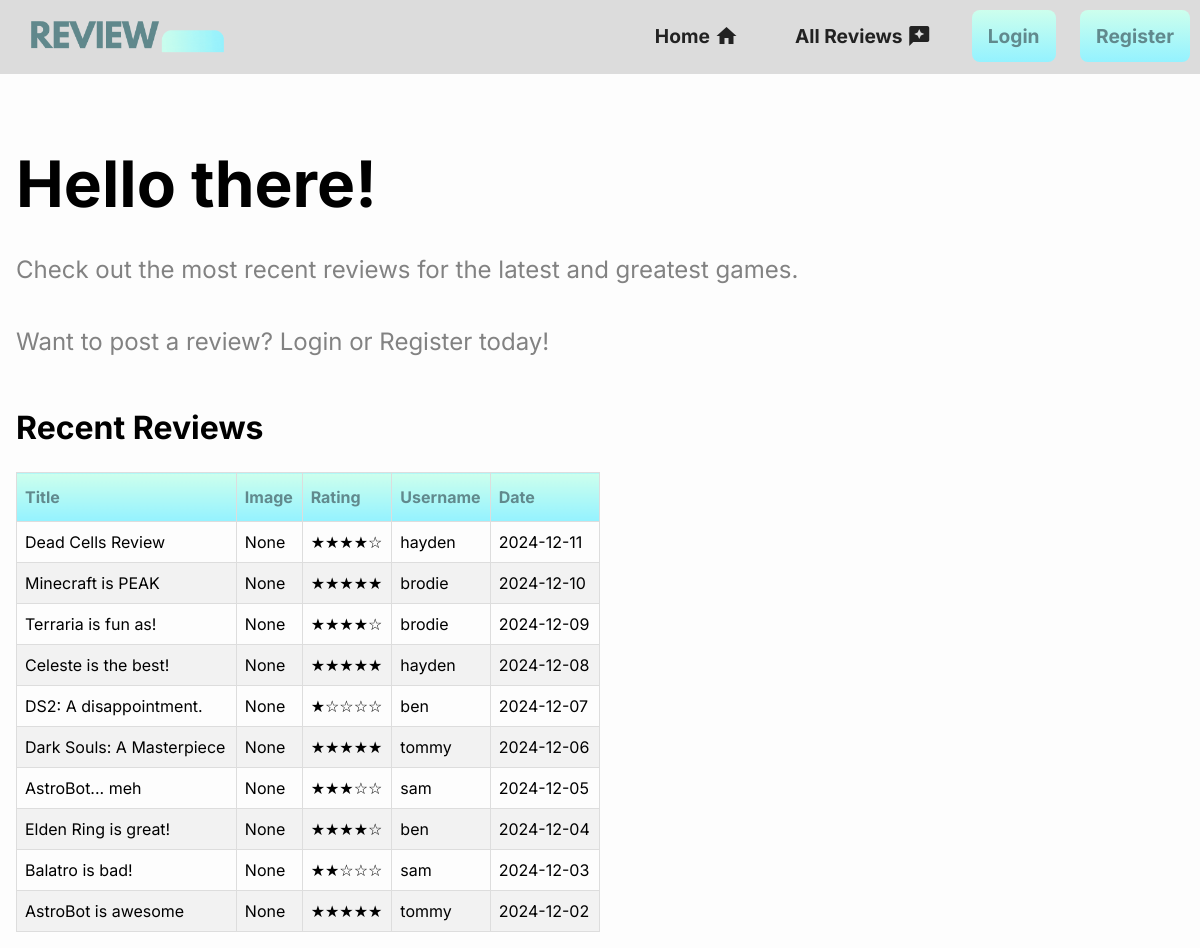
The page / on the database its author committed.
### tables this page shows
CREATE TABLE "Reviews"(id INTEGER PRIMARY KEY AUTOINCREMENT,
                     title TEXT NOT NULL,
                     reviewDate TEXT NOT NULL,
                     reviewerName TEXT NOT NULL,
                     rating INTEGER NOT NULL,
                     reviewText TEXT NOT NULL UNIQUE, 
                     reviewImage BLOB );

### main.py (the view)
@app.route("/")
def Home():
    reviewData = getAllReviews()
    return render_template("index.html", reviews=reviewData) # Renders homepage and sets the review data to a useable variable

### db.py (called while the page is built)
def getDB():
    db = sqlite3.connect(".database/reviewos.db")
    db.row_factory = sqlite3.Row
    return db

def getAllReviews():
    db = getDB()
    reviews = db.execute("SELECT * FROM Reviews ORDER BY reviewDate DESC").fetchall()
    db.close()
    return reviews

### templates/index.html
{% extends "base.html" %}
{% block content %}
<div class="container">
    {% if session['username'] %}
        <h1>Welcome back, {{ session['username'] }}</h1>
        <p>Check out the most recent reviews for the latest and greatest games. <br><br>Want to post a review?</p>
        <button><a class="bg" href="/postreview">Post Review <span class="inline-icon material-icons">edit</span></a></button>
    {% else %}
        <h1>Hello there!</h1>
        <p>Check out the most recent reviews for the latest and greatest games. <br><br>Want to post a review? Login or Register today!</p>
    {% endif %}
</div>
<br>
<h2>Recent Reviews</h2>
<table class="reviews_table">
    <thead>
        <th>Title</th>
        <th>Image</th>
        <th>Rating</th>
        <th>Username</th>
        <th>Date</th>
    </thead>
    <tbody>
        {% for review in reviews %}
        <tr>
            <td>{{ review['title'] }}</td>
            <td>{{ review['reviewImage'] }}</td>
            <td>{{ '★'*review['rating'] + '☆'*(5-review['rating']) }}</td>
            <td>{{ review['reviewerName'] }}</td>
            <td>{{ review['reviewDate'] }}</td>
        </tr>
        {% endfor %}
    </tbody>
</table>
{% endblock %}

### templates/base.html (shortened to what this page needs)
<!DOCTYPE html>
<html lang="en">
<head>
    <link rel="stylesheet" href="static/css/style.css" />
</head>
<body>
    <nav>
        <div>
            <img class="title" src="static/images/ReviewOS logo.gif" alt="ReviewOS logo">
            <div class="nav_button">
                <a href="/">Home <span class="inline-icon material-icons">home</span></a>
                {% if not session['username'] %}
                    <a href="/allreviews">All Reviews <span class="inline-icon material-icons">reviews</span></a>
                    <a class="bg" href="/login">Login</a>
                    <a class="bg" href="/register">Register</a>
                {% endif %}
            </div>
        </div>
    </nav>
    <main>
        {% block content %}
        {% endblock %}
    </main>
</body>
</html>

### static/css/style.css (style rules this page uses)
.inline-icon { vertical-align: text-bottom; }
* { padding: 0; margin: 0; box-sizing: border-box; font-family: "Inter", sans-serif; }
body { background: #fdfdfd; font-size: 1rem; }
main { max-width: 100%; margin: auto; padding: 1rem; line-height: 1.5; }
h1 { font-size: 4rem; padding-top: 120px; padding-bottom: 20px; }
h2 { font-size: 2rem; padding-bottom: 20px; font-weight: bolder; }
p { font-size: 1.5rem; color: rgb(130, 130, 130); font-weight: normal; padding-bottom: 20px; }
.title { float: left; padding: 20px; width: 250px; height: 250px; margin: -88px 0; }
.nav_button { float: right; }
nav { overflow: hidden; background-color: gainsboro; text-align: center; position: fixed; z-index: 1030; width: 100%; }
nav a { display: inline-block; color: rgb(34, 34, 34); border-radius: 8px; padding: 14px 16px; text-decoration: none; font-size: 1.2em; font-weight: bold; margin: 10px; }
nav a.bg { background-image: linear-gradient(rgb(205, 255, 237), rgb(148, 242, 255)); color: rgb(97, 137, 141); }
a { color: rgb(97, 137, 141); text-decoration: none; }
.reviews_table { font-family: "Inter", sans-serif; border-collapse: collapse; width: 50%; }
.reviews_table td, .reviews_table th { border: 1px solid #ddd; padding: 8px; }
.reviews_table tr:nth-child(even) { background-color: #f2f2f2; }
.reviews_table th { padding-top: 12px; padding-bottom: 12px; text-align: left; background-image: linear-gradient(rgb(205, 255, 237), rgb(148, 242, 255)); color: rgb(97, 137, 141); }

### rows shown on the page
Reviews: title "Dead Cells Review", reviewImage "None", rating "★★★★☆", reviewerName "hayden", reviewDate "2024-12-11"
Reviews: title "Minecraft is PEAK", reviewImage "None", rating "★★★★★", reviewerName "brodie", reviewDate "2024-12-10"
Reviews: title "Terraria is fun as!", reviewImage "None", rating "★★★★☆", reviewerName "brodie", reviewDate "2024-12-09"
Reviews: title "Celeste is the best!", reviewImage "None", rating "★★★★★", reviewerName "hayden", reviewDate "2024-12-08"
Reviews: title "DS2: A disappointment.", reviewImage "None", rating "★☆☆☆☆", reviewerName "ben", reviewDate "2024-12-07"
Reviews: title "Dark Souls: A Masterpiece", reviewImage "None", rating "★★★★★", reviewerName "tommy", reviewDate "2024-12-06"
Reviews: title "AstroBot... meh", reviewImage "None", rating "★★★☆☆", reviewerName "sam", reviewDate "2024-12-05"
Reviews: title "Elden Ring is great!", reviewImage "None", rating "★★★★☆", reviewerName "ben", reviewDate "2024-12-04"
Reviews: title "Balatro is bad!", reviewImage "None", rating "★★☆☆☆", reviewerName "sam", reviewDate "2024-12-03"
Reviews: title "AstroBot is awesome", reviewImage "None", rating "★★★★★", reviewerName "tommy", reviewDate "2024-12-02"
